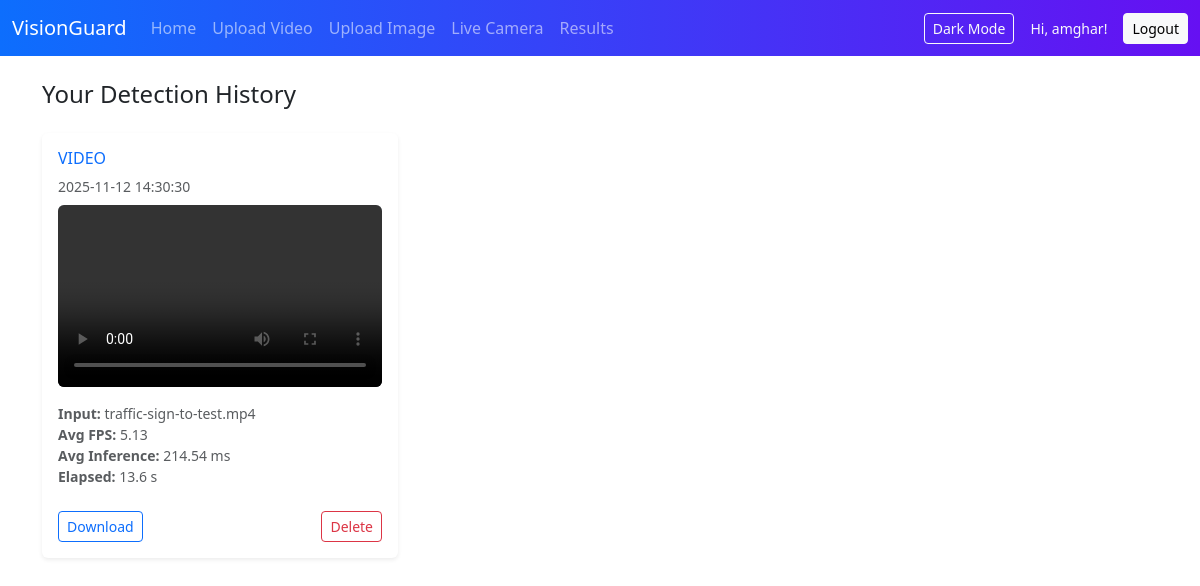
The page /results (signed in) on the database as committed earlier.
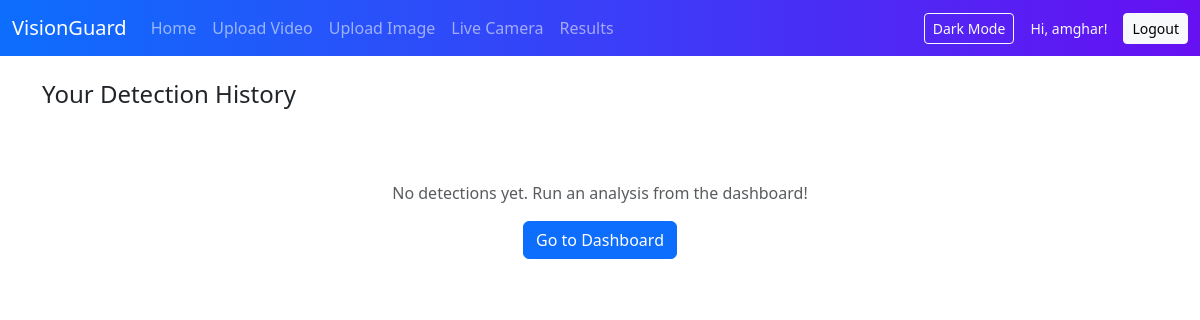
The same page on the database as committed later.
### app.py (models this page shows, shortened)
class User(UserMixin, db.Model):
    id = db.Column(db.Integer, primary_key=True)
    username = db.Column(db.String(80), unique=True, nullable=False)
    email = db.Column(db.String(120), unique=True, nullable=False)
    password_hash = db.Column(db.String(255), nullable=False)
    created_at = db.Column(db.DateTime, default=datetime.utcnow)
    detections = db.relationship("DetectionResult", backref="user", lazy=True)

class DetectionResult(db.Model):
    id = db.Column(db.Integer, primary_key=True)
    user_id = db.Column(db.Integer, db.ForeignKey("user.id"), nullable=False)
    input_type = db.Column(db.String(20), nullable=False)
    input_filename = db.Column(db.String(255), nullable=True)
    output_path = db.Column(db.String(255), nullable=False)
    created_at = db.Column(db.DateTime, default=datetime.utcnow)
    average_fps = db.Column(db.Float, nullable=True)
    average_inference = db.Column(db.Float, nullable=True)
    elapsed_time = db.Column(db.Float, nullable=True)

### app.py (the view)
@app.route("/results")
@login_required
def results():
    user_results = (
        DetectionResult.query.filter_by(user_id=current_user.id).order_by(DetectionResult.created_at.desc()).all()
    )
    return render_template("results.html", results=user_results)

### app.py (called while the page is built)
@login_manager.user_loader
def load_user(user_id: str) -> Optional[User]:
    return User.query.get(int(user_id))

### templates/results.html (shortened to what this page needs)
{% extends "base.html" %}
{% block content %}
<h1 class="h4 mb-4">Your Detection History</h1>
{% if results %}
  <div class="row g-4">
    {% for result in results %}
      {% set file_ext = result.output_path.split('.')[-1].lower() %}
      {% set static_url = url_for('static', filename=result.output_path) %}
      <div class="col-md-6 col-lg-4">
        <div class="card shadow-sm h-100">
          <div class="card-body">
            <h2 class="h6 text-uppercase text-primary">{{ result.input_type }}</h2>
            <p class="text-muted small mb-2">
              {{ result.created_at.strftime('%Y-%m-%d %H:%M:%S') }}
            </p>
            {% if file_ext in ['mp4','avi','mov','mkv'] %}
              <div class="ratio ratio-16x9 mb-3 bg-dark-subtle rounded overflow-hidden">
                <video class="w-100 h-100" controls preload="metadata">
                  <source src="{{ static_url }}" type="video/{{ file_ext }}">
                </video>
              </div>
            {% else %}
              <div class="preview-box border rounded mb-3 overflow-hidden">
                <img src="{{ static_url }}" class="img-fluid" alt="Processed output">
              </div>
            {% endif %}
            <ul class="list-unstyled small text-muted mb-4">
              {% if result.input_filename %}
                <li><strong>Input:</strong> {{ result.input_filename }}</li>
              {% endif %}
              {% if result.average_fps %}
                <li><strong>Avg FPS:</strong> {{ '%.2f'|format(result.average_fps) }}</li>
              {% endif %}
              {% if result.average_inference %}
                <li><strong>Avg Inference:</strong> {{ '%.2f'|format(result.average_inference * 1000) }} ms</li>
              {% endif %}
              {% if result.elapsed_time %}
                <li><strong>Elapsed:</strong> {{ '%.1f'|format(result.elapsed_time) }} s</li>
              {% endif %}
            </ul>
            <div class="d-flex justify-content-between align-items-center">
              <a class="btn btn-sm btn-outline-primary" href="{{ url_for('download_file', filename=result.output_path.split('/')[-1]) }}">Download</a>
              <form method="post" action="{{ url_for('delete_result', result_id=result.id) }}" onsubmit="return confirm('Delete this result?');">
                <button type="submit" class="btn btn-sm btn-outline-danger">Delete</button>
              </form>
            </div>
          </div>
        </div>
      </div>
    {% endfor %}
  </div>
{% else %}
  <div class="text-center py-5">
    <p class="text-muted">No detections yet. Run an analysis from the dashboard!</p>
    <a class="btn btn-primary" href="{{ url_for('dashboard') }}">Go to Dashboard</a>
  </div>
{% endif %}
{% endblock %}

### templates/base.html (shortened to what this page needs)
<!doctype html>
<html lang="en" data-bs-theme="light">
  <head>
    <link rel="stylesheet" href="https://cdn.jsdelivr.net/npm/bootstrap@5.3.3/dist/css/bootstrap.min.css">
    <link rel="stylesheet" href="{{ url_for('static', filename='css/styles.css') }}">
  </head>
  <body class="{% if session.get('theme') == 'dark' %}dark-mode{% endif %}">
    <nav class="navbar navbar-expand-lg navbar-dark bg-primary">
      <div class="container-fluid">
        <a class="navbar-brand" href="{{ url_for('home') }}">VisionGuard</a>
        <div class="collapse navbar-collapse" id="navbarNav">
          <ul class="navbar-nav me-auto mb-2 mb-lg-0">
            <li class="nav-item">
              <a class="nav-link" href="{{ url_for('home') }}">Home</a>
            </li>
            {% if current_user.is_authenticated %}
            <li class="nav-item">
              <a class="nav-link" href="{{ url_for('dashboard') }}">Upload Video</a>
            </li>
            <li class="nav-item">
              <a class="nav-link" href="{{ url_for('dashboard') }}#image-form">Upload Image</a>
            </li>
            <li class="nav-item">
              <a class="nav-link" href="{{ url_for('live_camera') }}">Live Camera</a>
            </li>
            <li class="nav-item">
              <a class="nav-link" href="{{ url_for('results') }}">Results</a>
            </li>
            {% endif %}
          </ul>
          <div class="d-flex align-items-center gap-3">
            <button class="btn btn-outline-light btn-sm" id="themeToggle" type="button">Dark Mode</button>
            {% if current_user.is_authenticated %}
              <span class="navbar-text text-light small">Hi, {{ current_user.username }}!</span>
              <a class="btn btn-light btn-sm" href="{{ url_for('logout') }}">Logout</a>
            {% else %}
              <a class="btn btn-light btn-sm" href="{{ url_for('login') }}">Login</a>
            {% endif %}
          </div>
        </div>
      </div>
    </nav>
    <main class="container py-4">
      {% block content %}{% endblock %}
    </main>
  </body>
</html>

### static/css/styles.css (style rules this page uses)
body { background: var(--bs-body-bg); color: var(--bs-body-color); transition: background 0.3s ease, color 0.3s ease; }
.navbar.bg-primary { background: linear-gradient(90deg, #0d6efd, #6610f2); }

Rows that differ between the two databases and show on the page:
removed DetectionResult: input_type "VIDEO", created_at "2025-11-12 14:30:30", input_filename "traffic-sign-to-test.mp4", average_fps "5.13", result.average_inference*1000 "214.54", elapsed_time "13.6"
Other text that changed with them:
text now shown: "No detections yet. Run an analysis from the dashboard! Go to Dashboard"
